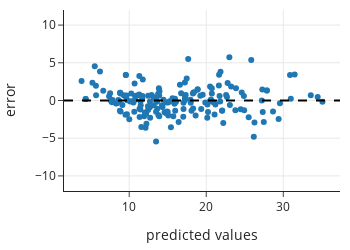

Write notebook code for a chart like this one.
### Code cell
fig = px.scatter(y = error_2var, x=predicted_2var,
                 labels={"y": "error", "x": "predicted values"},
                 width=350, height=250)

fig.update_yaxes(range=[-12, 12])
fig.add_hline(0, line_color='black', line_width=2, line_dash='dash', opacity=1)

fig.show()

### Figure 1 — Plotly figure (JSON) as saved in the notebook; plotly's stock layout.template omitted (floating-point values rounded to 4 significant figures; data arrays with more than 128 entries replaced by an {"elided": "..."} marker saying what was removed)
{"data": [{"hovertemplate": "predicted values=%{x}<br>error=%{y}<extra></extra>", "legendgroup": "", "marker": {"color": "#1F77B4", "symbol": "circle"}, "mode": "markers", "name": "", "orientation": "v", "showlegend": false, "type": "scatter", "x": {"elided": "176 float values"}, "xaxis": "x", "y": {"elided": "176 float values"}, "yaxis": "y"}], "layout": {"height": 250, "legend": {"tracegroupgap": 0}, "shapes": [{"line": {"color": "black", "dash": "dash", "width": 2}, "opacity": 1, "type": "line", "x0": 0, "x1": 1, "xref": "x domain", "y0": 0, "y1": 0, "yref": "y"}], "width": 350, "xaxis": {"anchor": "y", "autorange": true, "domain": [0, 1], "range": [1.537, 37.36], "title": {"text": "predicted values"}, "type": "linear"}, "yaxis": {"anchor": "x", "domain": [0, 1], "range": [-12, 12], "title": {"text": "error"}, "type": "linear"}}}
